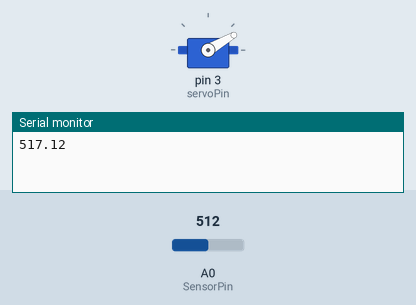
A sketch run on a simulated Arduino Uno, built with avr-gcc and run on an emulated ATmega328P. On the bench: servo, the last lines printed to the serial monitor. The inputs (shaded band) are chosen by the test bench; at power-on: A0 (SensorPin) = 512.

Above: at 1.2 s.
1.3 s: A0 (SensorPin) set to 490
At 3.8 s:
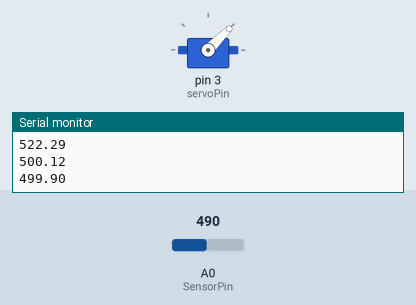
4.3 s: A0 (SensorPin) set to 415
At 5.1 s:
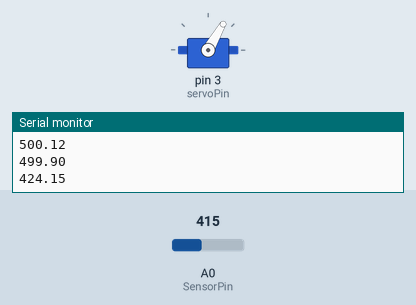
6.0 s: A0 (SensorPin) set to 280
At 7.8 s:
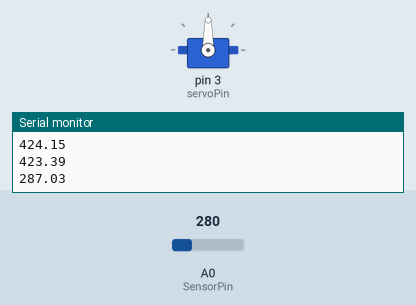
8.3 s: A0 (SensorPin) set to 710
At 9.3 s:
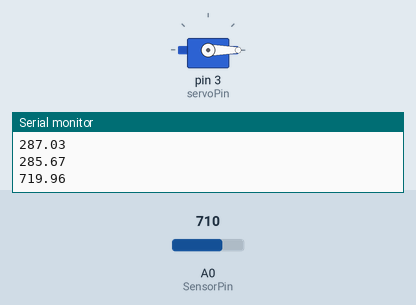
10.5 s: A0 (SensorPin) set to 511
At 12.0 s:
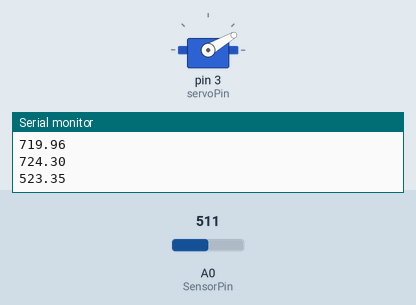
12.7 s: A0 (SensorPin) set to 716
At 14.7 s:
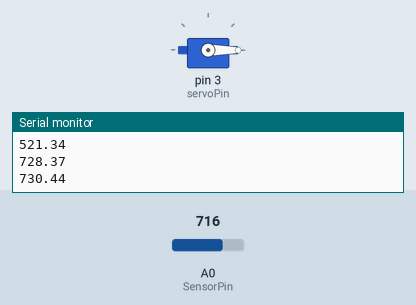
Timing chart, 0 to 15.9 s (numbered marks = the images above; inputs shaded):
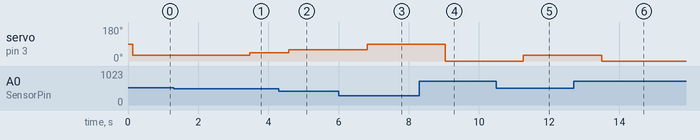

Measured:
- after the input at 1.3 s, servo on pin 3 (servoPin): 30° → 45° after 2.2 s
- after the input at 4.3 s, servo on pin 3 (servoPin): 45° → 60° after 0.29 s
- after the input at 6.0 s, servo on pin 3 (servoPin): 60° → 90° after 0.81 s
- after the input at 8.3 s, servo on pin 3 (servoPin): 90° → 0° after 0.74 s
- after the input at 10.5 s, servo on pin 3 (servoPin): 0° → 30° after 0.77 s
- after the input at 12.7 s, servo on pin 3 (servoPin): 30° → 0° after 0.80 s

The sketch:

Irrigador.ino
```cpp
#include <Servo.h>
#include <OneWire.h>
#include <DallasTemperature.h>

#define SensorPin A0
#define ONE_WIRE_BUS 2

OneWire oneWire(ONE_WIRE_BUS);
DallasTemperature sensors(&oneWire);

int servoPin = 3;
float sensorValue = 0;
Servo Servo1;

void setup() {
 sensors.begin();
 Serial.begin(9600);
 Servo1.attach(servoPin);
}
void loop() {
 for (int i = 0; i <= 100; i++)
 {
   sensorValue = sensorValue + analogRead(SensorPin);
   delay(1);
 }
 sensorValue = sensorValue/100.0;

 if (sensorValue >= 700)
 {
  Servo1.write(0);
 } else if (sensorValue >= 600)
 {
   Servo1.write(15);
 } else if (sensorValue >= 500)
 {
  Servo1.write(30);
 } else if (sensorValue >= 425)
 {
  Servo1.write(45);
 } else if (sensorValue >= 375)
 {
  Servo1.write(60);
 } else if (sensorValue >= 290)
 {
  Servo1.write(75);
 } else
 {
  Servo1.write(90);
 }

 Serial.println(sensorValue);
 delay(1000);
}
```
